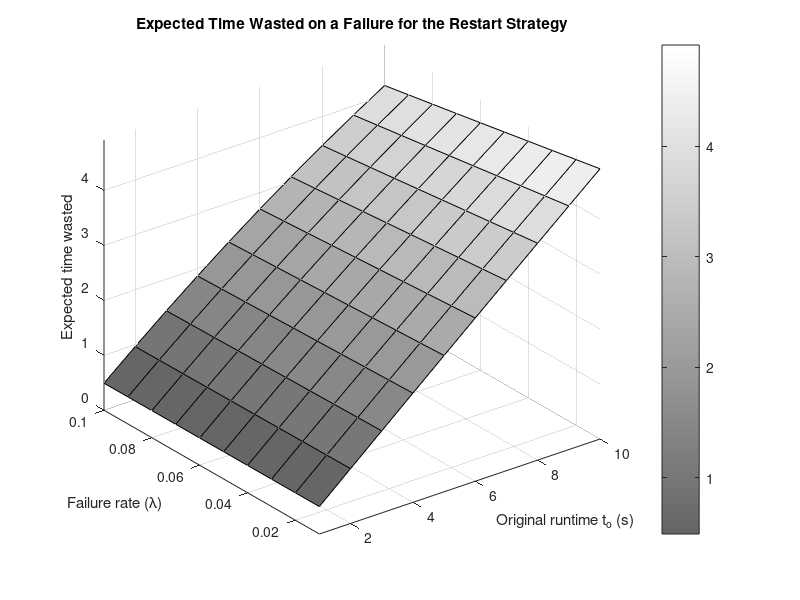
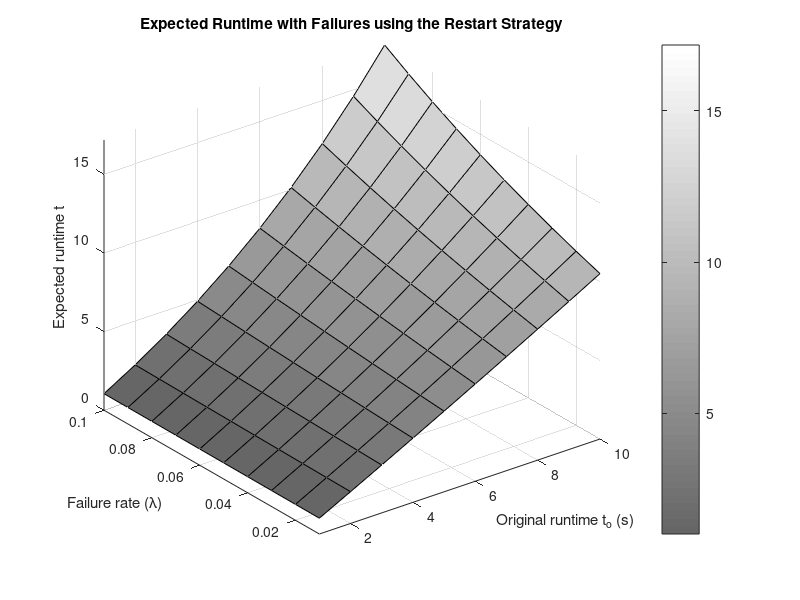
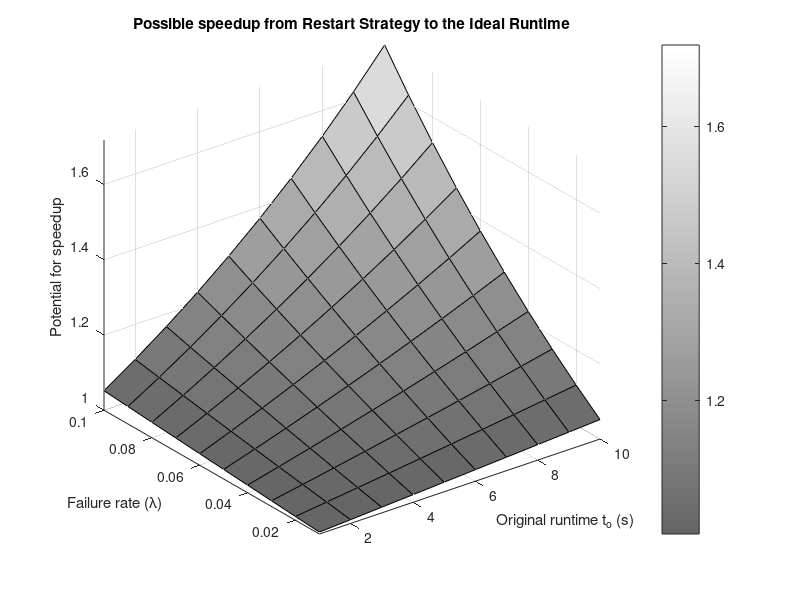
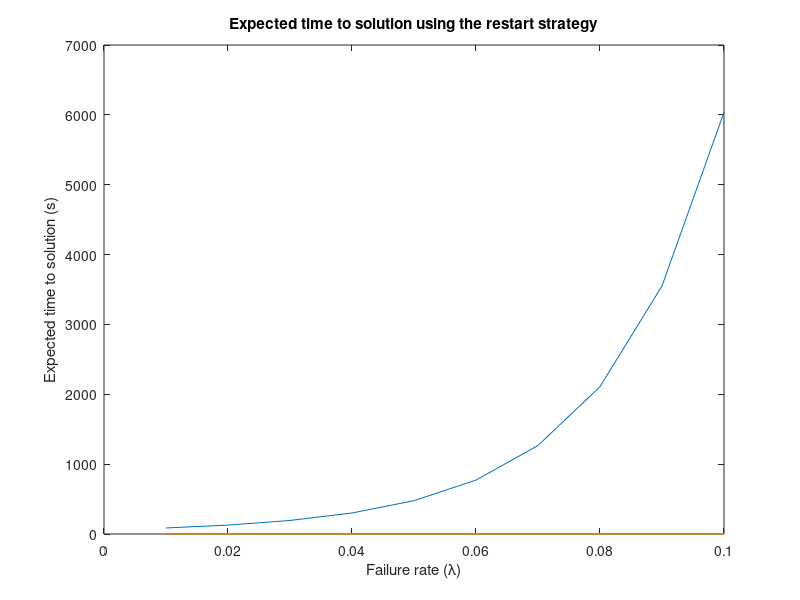

These figures' MATLAB source, in order:
lambdaV = linspace(0.01, 0.1, 10);
tV = linspace(1, 10, 10);

eX = zeros(length(lambdaV), length(tV));
eT = zeros(length(lambdaV), length(tV));
for row = 1:length(lambdaV)
    for col = 1:length(tV)
        lambda = lambdaV(row);
        t = tV(col);
        eX(row, col) = (1 - exp(-lambda * t) * (lambda * t + 1))/(lambda * (1 - exp(-lambda * t)));
        eT(row, col) = (1 - exp(-lambda * t))/(lambda * exp(-lambda * t));
        sT(row, col) = eT(row, col) / t;
    end
end
gc = figure;
colormap(gray * 0.6 + 0.4);
surf(tV, lambdaV, eX);
colorbar;
axis([1 10 0.01 0.1 0 inf]);
title('Expected Time Wasted on a Failure for the Restart Strategy')
xlabel('Original runtime t_o (s)');
ylabel('Failure rate (\lambda)');
zlabel('Expected time wasted');

%pos = get(gc,'Position');

saveas(gc,'C:\Users\vincent_bode\Desktop\VTStuff\GitSync\TUM\MA\res\expected-x.eps','epsc')
%print(gc,'C:\Users\vincent_bode\Desktop\VTStuff\GitSync\TUM\MA\res\expected-x.pdf','-dpdf') % then print it

gc = figure;
colormap(gray * 0.6 +0.4);
surf(tV, lambdaV, eT);
colorbar;
axis([1 10 0.01 0.1 0 inf]);
title('Expected Runtime with Failures using the Restart Strategy')
xlabel('Original runtime t_o (s)');
ylabel('Failure rate (\lambda)');
zlabel('Expected runtime t');

%pos = get(gc,'Position');
%set(gc,'PaperPositionMode','Auto','PaperUnits','Points','PaperSize',[pos(3), pos(4)])

saveas(gc,'C:\Users\vincent_bode\Desktop\VTStuff\GitSync\TUM\MA\res\expected-t.eps','epsc')


gc = figure;
colormap(gray * 0.6 +0.4);
surf(tV, lambdaV, sT);
colorbar;
axis([1 10 0.01 0.1 1 inf]);
title('Possible speedup from Restart Strategy to the Ideal Runtime')
xlabel('Original runtime t_o (s)');
ylabel('Failure rate (\lambda)');
zlabel('Potential for speedup');

%pos = get(gc,'Position');
%set(gc,'PaperPositionMode','Auto','PaperUnits','Points','PaperSize',[pos(3), pos(4)])

saveas(gc,'C:\Users\vincent_bode\Desktop\VTStuff\GitSync\TUM\MA\res\speedup-t.eps','epsc')


% eNewT = zeros(length(lambdaV), length(tV));
% for row = 1:length(lambdaV)
%     for col = 1:length(tV)
%         lambda = lambdaV(row);
%         t = tV(col);
%         eNewT(row, col) = (1 - exp(-lambda * t) * (lambda * t + 1))/(lambda * (1 - exp(-lambda * t)));
%     end
% end

to=60;
tr=5;
eNewT = zeros(length(lambdaV));
for row = 1:length(lambdaV)
    lambda = lambdaV(row);
    eNewT(row) = ((1 - exp(-lambda .* to)) / (lambda * exp(-lambda .* to))) + ((exp(lambda .* to) - 1) .* tr);
end

plot(lambdaV, eNewT)
title('Expected time to solution using the restart strategy')
xlabel('Failure rate (\lambda)');
ylabel('Expected time to solution (s)');
saveas(gc,'C:\Users\vincent_bode\Desktop\VTStuff\GitSync\TUM\MA\res\restart-expectation.eps','epsc')
